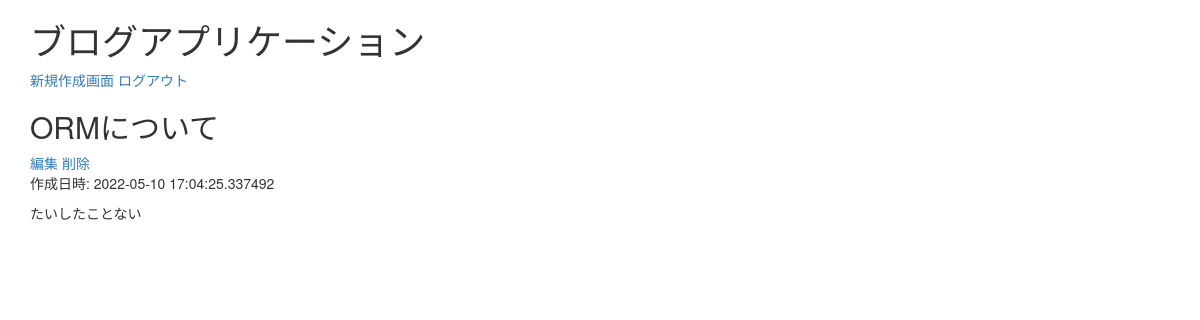
Before: / with the older database file.
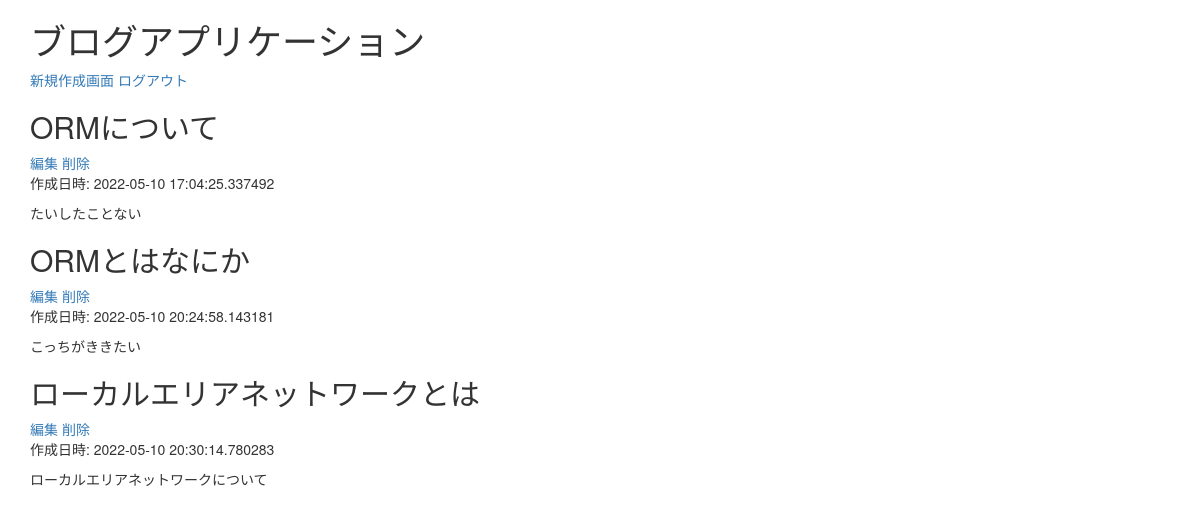
After: the same page with the newer database file.
### app.py (models this page shows)
class Post(db.Model):
    id = db.Column(db.Integer, primary_key=True)
    genre = db.Column(db.String(50))
    theme = db.Column(db.String(50))
    title = db.Column(db.String(50), nullable=False)
    body = db.Column(db.String(400), nullable=False)
    created_at = db.Column(db.DateTime, nullable=False, default=datetime.now(pytz.timezone('Asia/Tokyo')))

### app.py (the view)
@app.route('/', methods=['GET', 'POST'])
def index():
    if request.method == 'GET':
        posts = Post.query.all()
        return render_template('index.html', posts=posts)

### templates/index.html (shortened to what this page needs)
{% extends "bootstrap/base.html" %}
{% block content %}
<div class="container">
    <h1>ブログアプリケーション</h1>
    <a href="/create" role="button">新規作成画面</a>
    <a href="/logout" role="button">ログアウト</a>
        {% for post in posts %}
        <article>
            <h2>{{ post.title }}</h2>
            <a href="/{{post.id}}/update" role="button">編集</a>
            <a href="/{{post.id}}/delete" role="button">削除</a>
            <p>作成日時: {{ post.created_at }}</p>
            <p>{{ post.body }}</p>
        </article>
        {% endfor %}
</div>
{% endblock %}

Changed rows visible on the page:
added Post: title "ORMとはなにか", created_at "2022-05-10 20:24:58.143181", body "こっちがききたい"
added Post: title "ローカルエリアネットワークとは", created_at "2022-05-10 20:30:14.780283", body "ローカルエリアネットワークについて"
